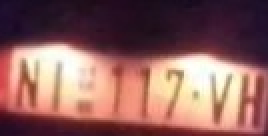
#> input picture ImagesFrame/SamoSlika.jpg, 134 x 68 px, given in place of cars.mp4, which was not available (shown 2 times larger)
$ python plate-isolation.py   (older library calls are emulated)
#> lines starting #> are read from the running program, lines starting #| are printed output that depends on the picture; after the words box and inside, x2 and y2 are one past the last pixel; in counts of white or black regions, pixels touching at a corner belong together; pictures that were not available may be replaced by others from this repository, and a replacement may not be noted
import numpy as np
import cv2
import matplotlib.pyplot as plt
from datetime import datetime


# Funkcija koja vraca detekciju na sliku
def ZaDetekciju(Okvir):
    img_Car_gs = cv2.cvtColor(Okvir, cv2.COLOR_RGB2GRAY)  # konvert u grayscale
    plt.imshow(img_Car_gs, 'gray')
    image_barcode_bin = cv2.adaptiveThreshold(img_Car_gs, 255, cv2.ADAPTIVE_THRESH_MEAN_C, cv2.THRESH_BINARY, 61,
                                              30)
    plt.imshow(image_barcode_bin, 'gray')
    img, contours, hierarchy = cv2.findContours(image_barcode_bin, cv2.RETR_LIST, cv2.CHAIN_APPROX_SIMPLE)

    img = Okvir.copy()
    cv2.drawContours(img, contours, -1, (255, 0, 0), 1)
    plt.imshow(img)

    contours_Tablica = []  # ovde ce biti samo konture koje pripadaju bar-kodu
    for contour in contours:  # za svaku konturu
        center, size, angle = cv2.minAreaRect(
            contour)  # pronadji pravougaonik minimalne povrsine koji ce obuhvatiti celu konturu
        width, height = size
        xx, yy, w, h = cv2.boundingRect(contour)
        x, y = center
        if w > 35 and w < 220 and h > 10 and h < 100:  # uslov da kontura pripada bar-kodu
            if (xx > 200 and xx < 400 and yy > 210 and yy < 380):
                contours_Tablica.append(contour)  # ova kontura pripada bar-kodu

    img = Okvir.copy()
    cv2.drawContours(img, contours_Tablica, -1, (0, 255, 0), 1)
    plt.imshow(img)
    # plt.show()
    return img


def diffImg(t0, t1, t2):  # Function to calculate difference between images.
    # t0 = t0[150:410,190:420]
    # t1 = t1[150:410, 190:420]
    # t2 = t2[150:410, 190:420]

    d1 = cv2.absdiff(t2, t1)
    d2 = cv2.absdiff(t1, t0)
    return cv2.bitwise_and(d1, d2)


threshold = 81500
cap = cv2.VideoCapture("cars.mp4")

winName = "Movement Indicator"  # comment to hide window
cv2.namedWindow(winName)

t_minus = cv2.cvtColor(cap.read()[1], cv2.COLOR_RGB2GRAY)
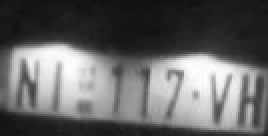
#> t_minus: shape (68, 134) (shown 2 times larger); min 15, max 254, mean 100.4
t = cv2.cvtColor(cap.read()[1], cv2.COLOR_RGB2GRAY)
t_plus = cv2.cvtColor(cap.read()[1], cv2.COLOR_RGB2GRAY)


# Kropovati ih da se vrsi fetekcija na smo tom regiom !!!!!!!!!!!!!!

# t_minus = t_minus[150:410, 190:420]
# t = t[150:410, 190:420]
# t_plus = t_plus[150:410, 190:420]
# Da svake sekunde uzimamo sliku ............
timeCheck = datetime.now().strftime('%Ss')
index = 0

while (True):
    # Capture frame-by-frame
    ret, frame = cap.read()
#> frame is the input picture: shape (68, 134, 3); mean B, G, R 93.3, 96.2, 140.8
    pts = np.array([[150, 190], [150, 420], [410, 420], [410, 190]], np.int32)
    pts = pts.reshape((-1, 1, 2))
    cv2.polylines(frame, [pts], True, (0, 255, 255))


    if ret == True and t_plus is not None:
        # Our operations on the frame come here
        # gray = cv2.cvtColor(frame, cv2.COLOR_BGR2GRAY)

        if cv2.countNonZero(diffImg(t_minus, t, t_plus)) > threshold and timeCheck != datetime.now().strftime('%Ss'):
#> in diffImg, `d1 = cv2.absdiff(t2, t1)`: d1: shape (68, 134); every value is 0
            dimg = cap.read()[1]
            # cv2.imwrite(datetime.now().strftime('%Y%m%d_%Hh%Mm%Ss%f') + '.jpg', dimg)
            cv2.imwrite('ImagesFrame2\slika%d.jpg' % index, dimg)
            index = index + 1
            # Sik = ZaDetekciju(dimg)
            # cv2.imshow(winName, Sik)

        timeCheck = datetime.now().strftime('%Ss')

        if( cv2.cvtColor(cap.read()[1], cv2.COLOR_RGB2GRAY) is not None ):
            # Read next image
            t_minus = t
            t = t_plus
            t_plus = cv2.cvtColor(cap.read()[1], cv2.COLOR_RGB2GRAY)

        frame = ZaDetekciju(frame)
#> in ZaDetekciju, `image_barcode_bin = cv2.adaptiveThreshold(img_Car_gs, 255, cv2.ADAPTIV..`:
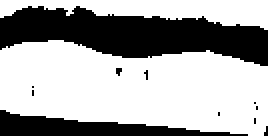
#> image_barcode_bin: shape (68, 134) (shown 2 times larger); 65.4% white; 11 black regions (9 under 20 px)
#> in ZaDetekciju, `img, contours, hierarchy = cv2.findContours(image_barcode_bin, cv2.RET..`: contours = 10 contours, 8 with area under 20; largest, box (x1, y1, x2, y2) and area: (0, 20, 134, 68) 4714, (0, 0, 134, 15) 960
#> in ZaDetekciju, `cv2.drawContours(img, contours, -1, (255, 0, 0), 1)`:
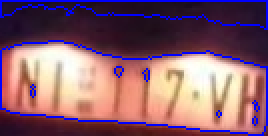
#> img: shape (68, 134, 3) (shown 2 times larger); 7.46% of pixels changed, all inside (x1, y1, x2, y2) = (0, 0, 134, 68)
#> the loop in ZaDetekciju, `for contour in contours:` made 10 passes
#> (angle, width, height, xx, yy, w, h, x) on passes 1, 2, 3, 5, 7, 8, 9, 10: (-45, 2.83, 2.83, 126, 58, 3, 5, 127), (-45, 2.12, 2.12, 108, 55, 3, 4, 109), (-45, 2.12, 2.12, 127, 52, 3, 4, 128), (-45, 2.83, 2.83, 15, 44, 3, 5, 16), (-18.43, 3.16, 5.69, 71, 34, 4, 7, 73), (-45, 4.24, 4.24, 57, 33, 5, 6, 59), (-85.29, 40.22, 135.6, 0, 20, 134, 48, 66.62), (-90, 14, 133, 0, 0, 134, 15, 66.5)
#> (contour, angle, width, height, xx, yy, w, h) on passes 4, 6: ([[126, 51], [127, 50], [128, 51], [127, 52]], -45, 1.41, 1.41, 126, 50, 3, 3), ([[15, 43], [16, 42], [17, 43], [16, 44]], -45, 1.41, 1.41, 15, 42, 3, 3)
#> after the loop in ZaDetekciju, `for contour in contours:`: contours_Tablica = []

        cv2.imshow(winName, frame)
        # cv2.imshow(winName, cap.read()[1])  # comment to hide window
        # Display the resulting frame
        if cv2.waitKey(85) & 0xFF == ord('q'):          #85 #1
#> (key q is pressed here)
            break
    else:
        break

# When everything done, release the capture
cap.release()
cv2.destroyAllWindows()
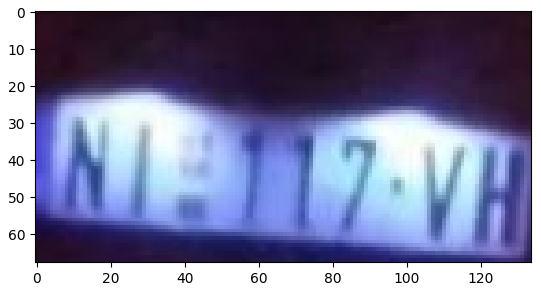
#> figure drawn by matplotlib, 1 panel; B, G, R data is drawn as R, G, B
